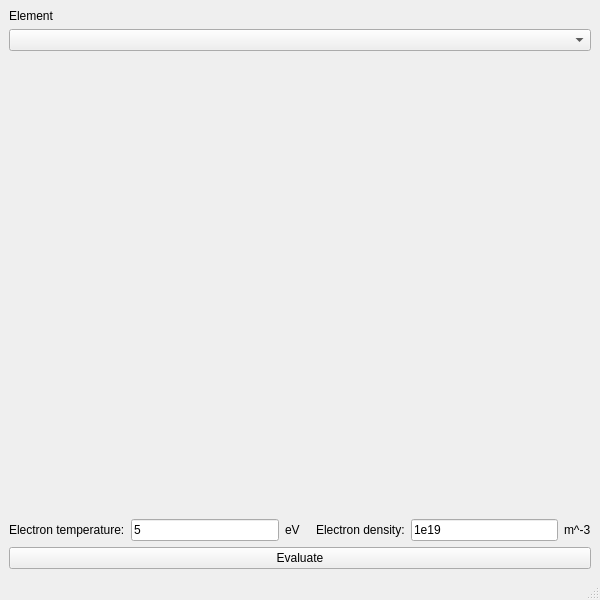
<?xml version="1.0" encoding="UTF-8"?>
<ui version="4.0">
 <class>MainWindow</class>
 <widget class="QMainWindow" name="MainWindow">
  <property name="geometry">
   <rect>
    <x>0</x>
    <y>0</y>
    <width>600</width>
    <height>600</height>
   </rect>
  </property>
  <property name="windowTitle">
   <string>Charge State Distribution Solver</string>
  </property>
  <widget class="QWidget" name="centralwidget">
   <layout class="QVBoxLayout" name="verticalLayout" stretch="0,0,1,0,0">
    <item>
     <widget class="QLabel" name="label">
      <property name="text">
       <string>Element</string>
      </property>
     </widget>
    </item>
    <item>
     <widget class="QComboBox" name="cbElements"/>
    </item>
    <item>
     <widget class="QWidget" name="widget" native="true"/>
    </item>
    <item>
     <layout class="QHBoxLayout" name="horizontalLayout_2">
      <property name="topMargin">
       <number>0</number>
      </property>
      <item>
       <widget class="QLabel" name="label_4">
        <property name="text">
         <string>Electron temperature:</string>
        </property>
       </widget>
      </item>
      <item>
       <widget class="QLineEdit" name="tbTe">
        <property name="text">
         <string>5</string>
        </property>
       </widget>
      </item>
      <item>
       <widget class="QLabel" name="label_7">
        <property name="text">
         <string>eV   </string>
        </property>
       </widget>
      </item>
      <item>
       <widget class="QLabel" name="label_2">
        <property name="text">
         <string>Electron density:</string>
        </property>
       </widget>
      </item>
      <item>
       <widget class="QLineEdit" name="tbNe">
        <property name="text">
         <string>1e19</string>
        </property>
       </widget>
      </item>
      <item>
       <widget class="QLabel" name="label_6">
        <property name="text">
         <string>m^-3</string>
        </property>
       </widget>
      </item>
     </layout>
    </item>
    <item>
     <widget class="QPushButton" name="btnCalc">
      <property name="text">
       <string>Evaluate</string>
      </property>
     </widget>
    </item>
   </layout>
  </widget>
  <widget class="QMenuBar" name="menubar">
   <property name="geometry">
    <rect>
     <x>0</x>
     <y>0</y>
     <width>600</width>
     <height>22</height>
    </rect>
   </property>
  </widget>
  <widget class="QStatusBar" name="statusbar"/>
 </widget>
 <resources/>
 <connections/>
</ui>
